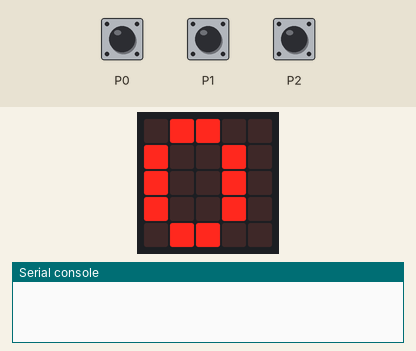
The program below on a simulated BBC micro:bit running MicroPython. Parts: the board's 5×5 LED display, the last lines printed to the serial console. The test bench sets the inputs (shaded band).

Above: at 1.2 s.
1.3 s: touch pin P0 pressed for 0.15 s
At 1.45 s:
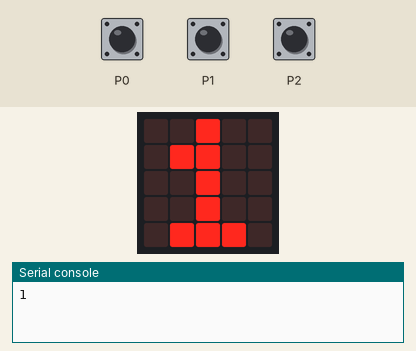
3.0 s: touch pin P1 pressed for 0.15 s
At 3.16 s:
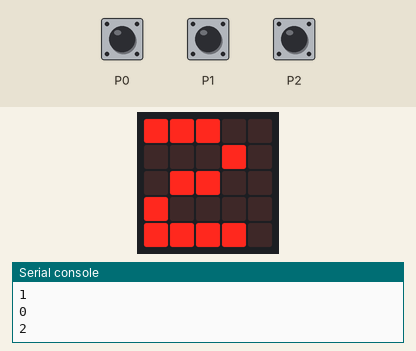
4.7 s: touch pin P2 pressed for 0.15 s
At 4.87 s:
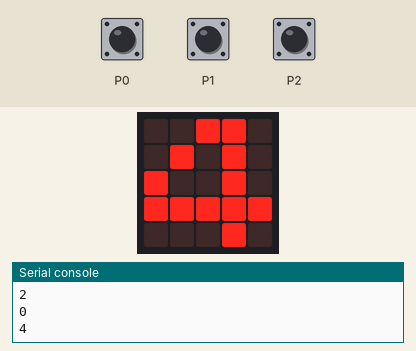
Timing chart, 0 to 7.7 s (numbered marks = the images above; inputs shaded):
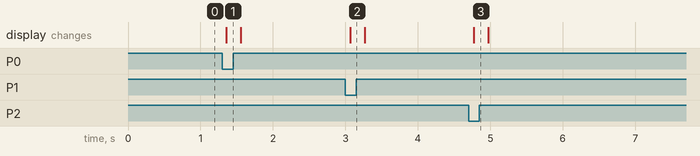

The program:

MicroBit_7keys.py
```python
from microbit import *

last_key = "0"
key = "0"
display.show(key)

def read_key():
    p0 = pin0.is_touched()
    p1 = pin1.is_touched()
    p2 = pin2.is_touched()

    if p0 and p1 and p2:               key="7"
    elif not p0 and p1 and p2:         key="6"
    elif p0 and not p1 and p2:         key="5"
    elif not p0 and not p1 and p2:     key="4"
    elif p0 and p1 and not p2:         key="3"
    elif not p0 and p1 and not p2:     key="2"
    elif p0 and not p1 and not p2:     key="1"
    else:                              key="0"

    return key


while True:

    key = read_key()
    sleep(50)
    key_control = read_key()

    if key == key_control:
        if last_key != key:
            print(key)
            display.show(key)
            last_key=key

    sleep(50)
```

Measured:
- after the input at 1.3 s, the display: changes after 0.06 s (image 1)
- after the input at 3.0 s, the display: changes after 0.07 s (image 2)
- after the input at 4.7 s, the display: changes after 0.07 s (image 3)
